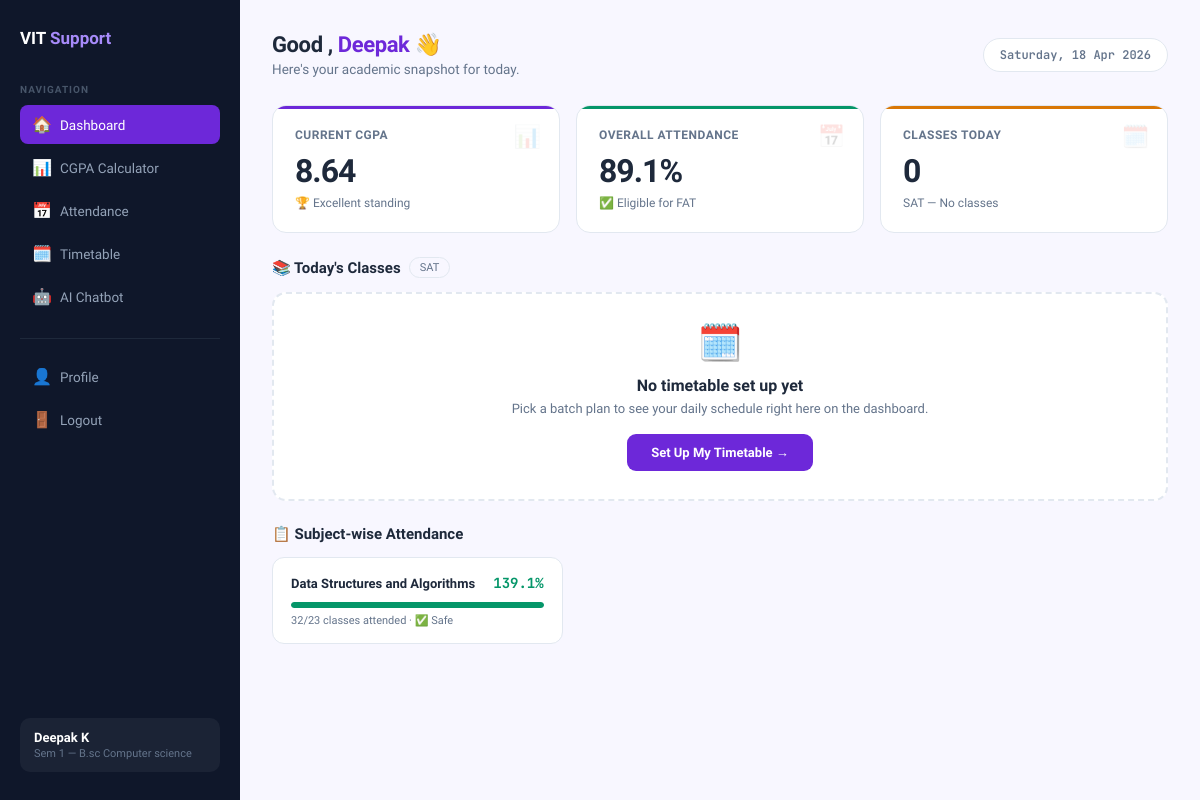
The app's page /dashboard (signed in) with its own data.
### tables this page shows
CREATE TABLE users (
            id          INTEGER PRIMARY KEY AUTOINCREMENT,
            username    TEXT NOT NULL,
            email       TEXT UNIQUE NOT NULL,
            password    TEXT NOT NULL,
            cgpa        REAL DEFAULT NULL,
            attendance  REAL DEFAULT NULL,
            semester    TEXT DEFAULT '1',
            branch      TEXT DEFAULT '',
            reg_number  TEXT DEFAULT '',
            timetable_plan TEXT DEFAULT ''
        );

CREATE TABLE subject_attendance (
            id            INTEGER PRIMARY KEY AUTOINCREMENT,
            user_id       INTEGER NOT NULL,
            subject_name  TEXT NOT NULL,
            total_classes INTEGER DEFAULT 0,
            attended      INTEGER DEFAULT 0,
            UNIQUE(user_id, subject_name)
        );

### app.py (the view, shortened to what this page needs)
@app.route("/dashboard")
def dashboard():
    if "user_id" not in session:
        return redirect(url_for("login"))
    conn = get_db_connection()
    init_profile_table(conn)
    user = conn.execute(
        "SELECT username, cgpa, attendance, semester, branch, reg_number, timetable_plan FROM users WHERE id=?",
        (session["user_id"],)
    ).fetchone()
    import datetime
    day_map = {0: "MON", 1: "TUE", 2: "WED", 3: "THU", 4: "FRI", 5: "SAT", 6: "SUN"}
    today = day_map.get(datetime.datetime.now().weekday(), "MON")
    today_classes = []
    timetable_plan = user["timetable_plan"] if user["timetable_plan"] else None
    subj_attendance = conn.execute(
        "SELECT subject_name, total_classes, attended FROM subject_attendance WHERE user_id=? ORDER BY subject_name",
        (session["user_id"],)
    ).fetchall()
    conn.close()
    data = {
        "cgpa": user["cgpa"],
        "attendance": user["attendance"],
        "classes_today": len(today_classes),
        "today_classes": today_classes,
        "timetable_plan": timetable_plan,
        "today": today,
        "subj_attendance": [dict(s) for s in subj_attendance]
    }
    return render_template("dashboard.html", user=user, data=data)

### app.py (called while the page is built)
def get_db_connection():
    conn = sqlite3.connect(DB_PATH)
    conn.row_factory = sqlite3.Row
    return conn

def init_profile_table(conn):
    existing = [row[1] for row in conn.execute("PRAGMA table_info(users)").fetchall()]
    if "semester" not in existing:
        conn.execute("ALTER TABLE users ADD COLUMN semester TEXT DEFAULT '1'")
    if "branch" not in existing:
        conn.execute("ALTER TABLE users ADD COLUMN branch TEXT DEFAULT ''")
    if "reg_number" not in existing:
        conn.execute("ALTER TABLE users ADD COLUMN reg_number TEXT DEFAULT ''")
    if "timetable_plan" not in existing:
        conn.execute("ALTER TABLE users ADD COLUMN timetable_plan TEXT DEFAULT ''")
    conn.commit()

### templates/dashboard.html (shortened to what this page needs)
<!DOCTYPE html>
<html lang="en">
<head>
</head>
<body>
<div class="sidebar">
  <div class="logo">VIT <span>Support</span></div>
  <div class="sec-label">Navigation</div>
  <a href="/dashboard" class="nav-link active"><span class="nav-icon">🏠</span> Dashboard</a>
  <a href="/cgpa" class="nav-link"><span class="nav-icon">📊</span> CGPA Calculator</a>
  <a href="/update-attendance" class="nav-link"><span class="nav-icon">📅</span> Attendance</a>
  <a href="/timetable" class="nav-link"><span class="nav-icon">🗓️</span> Timetable</a>
  <a href="/chatbot" class="nav-link"><span class="nav-icon">🤖</span> AI Chatbot</a>
  <hr class="sidebar-divider"/>
  <a href="/profile" class="nav-link"><span class="nav-icon">👤</span> Profile</a>
  <a href="/logout" class="nav-link"><span class="nav-icon">🚪</span> Logout</a>
  <div class="sidebar-user">
    <div class="name">{{ user['username'] }}</div>
    <div class="role">Sem {{ user['semester'] or '1' }} — {{ user['branch'] or 'VIT Student' }}</div>
  </div>
</div>
<div class="main">
  <div class="topbar">
    <div class="topbar-left">
      <h1>Good {{ greeting }}, <span>{{ user['username'].split()[0] }}</span> 👋</h1>
      <p>Here's your academic snapshot for today.</p>
    </div>
    <div class="date-badge" id="dateBadge"></div>
  </div>
  <div class="stats-grid">
    <div class="stat-card" style="--accent:#6d28d9;">
      <div class="stat-icon">📊</div>
      <div class="stat-label">Current CGPA</div>
      <div class="stat-value">{{ data.cgpa if data.cgpa else '—' }}</div>
      <div class="stat-sub">
        {% if data.cgpa %}
          {% if data.cgpa >= 8.5 %}🏆 Excellent standing{% elif data.cgpa >= 7.0 %}✅ Good standing{% elif data.cgpa >= 6.0 %}⚠️ Meets placement cutoff{% else %}❌ Below placement cutoff{% endif %}
        {% else %}Not calculated yet{% endif %}
      </div>
    </div>
    <div class="stat-card" style="--accent:#059669;">
      <div class="stat-icon">📅</div>
      <div class="stat-label">Overall Attendance</div>
      <div class="stat-value">{{ data.attendance|round(1) if data.attendance else '—' }}{% if data.attendance %}%{% endif %}</div>
      <div class="stat-sub">
        {% if data.attendance %}
          {% if data.attendance >= 75 %}✅ Eligible for FAT{% elif data.attendance >= 65 %}⚠️ Condonation needed{% else %}❌ Detained risk{% endif %}
        {% else %}Not calculated yet{% endif %}
      </div>
    </div>
    <div class="stat-card" style="--accent:#d97706;">
      <div class="stat-icon">🗓️</div>
      <div class="stat-label">Classes Today</div>
      <div class="stat-value">{{ data.classes_today }}</div>
      <div class="stat-sub">{{ data.today }} — {{ 'No classes' if data.classes_today == 0 else (data.classes_today|string + ' scheduled') }}</div>
    </div>
  </div>
  <div class="section-title">📚 Today's Classes <span style="font-size:11px;font-weight:500;color:var(--muted);background:var(--bg);padding:3px 10px;border-radius:20px;border:1px solid var(--border);">{{ data.today }}</span></div>
  {% if data.timetable_plan and data.today_classes %}
    <div class="today-grid">
      {% for cls in data.today_classes %}
      <div class="class-card">
        <div class="class-dot {{ 'lab' if cls.type == 'Lab' else 'theory' }}">{{ '🔬' if cls.type == 'Lab' else '📖' }}</div>
        <div class="class-info">
          <div class="subj">{{ cls.subject }}</div>
          <div class="meta">{{ cls.slot }} · {{ cls.time }}</div>
        </div>
        <span class="class-badge {{ 'badge-lab' if cls.type == 'Lab' else 'badge-theory' }}">{{ cls.type }}</span>
      </div>
      {% endfor %}
    </div>
  {% elif data.timetable_plan and not data.today_classes %}
    <div class="empty-state">🎉 No classes today — enjoy your day!</div>
  {% else %}
    <div class="setup-prompt">
      <div class="icon">🗓️</div>
      <h3>No timetable set up yet</h3>
      <p>Pick a batch plan to see your daily schedule right here on the dashboard.</p>
      <a href="/timetable" class="btn-setup">Set Up My Timetable →</a>
    </div>
  {% endif %}
  <div class="section-title" style="margin-top:8px;">📋 Subject-wise Attendance</div>
  {% if data.subj_attendance %}
    <div class="subj-att-grid">
      {% for s in data.subj_attendance %}
      {% set pct = ((s.attended / s.total_classes) * 100)|round(1) if s.total_classes > 0 else 0 %}
      {% set cls = 'safe' if pct >= 75 else ('warn' if pct >= 65 else 'danger') %}
      <div class="subj-att-card">
        <div class="subj-att-top">
          <span class="subj-name">{{ s.subject_name }}</span>
          <span class="subj-pct pct-{{ cls }}">{{ pct }}%</span>
        </div>
        <div class="att-bar"><div class="att-fill fill-{{ cls }}" style="width:{{ [pct,100]|min }}%"></div></div>
        <div class="subj-meta">{{ s.attended }}/{{ s.total_classes }} classes attended · {% if pct >= 75 %}✅ Safe{% elif pct >= 65 %}⚠️ Apply condonation{% else %}❌ Detained risk{% endif %}</div>
      </div>
      {% endfor %}
    </div>
  {% else %}
    <div class="empty-state">No subject attendance tracked yet. <a href="/update-attendance" style="color:var(--purple);font-weight:600;">Add subjects →</a></div>
  {% endif %}
</div>
</body>
</html>

### templates/dashboard.html (style rules this page uses)
:root { --bg: #f8f7ff; --sidebar: #0f172a; --card: #ffffff; --purple: #6d28d9; --purple-light: #ede9fe; --purple-mid: #7c3aed; --green: #059669; --green-light: #d1fae5; --orange: #d97706; --orange-light: #fef3c7; --red: #dc2626; --red-light: #fee2e2; --text: #1e293b; --muted: #64748b; --border: #e2e8f0; --font: 'Sora', sans-serif; --mono: 'JetBrains Mono', monospace; }
* { margin:0; padding:0; box-sizing:border-box; }
body { font-family:var(--font); background:var(--bg); color:var(--text); display:flex; height:100vh; overflow:hidden; }
.sidebar { width:240px; background:var(--sidebar); color:white; display:flex; flex-direction:column; padding:28px 20px; flex-shrink:0; height:100vh; overflow-y:auto; }
.logo { font-size:17px; font-weight:700; color:white; margin-bottom:36px; }
.logo span { color:#a78bfa; }
.sec-label { font-size:10px; font-weight:600; color:#475569; text-transform:uppercase; letter-spacing:1px; margin-bottom:10px; }
.nav-link { display:flex; align-items:center; gap:10px; padding:10px 12px; border-radius:8px; color:#94a3b8; font-size:13.5px; font-weight:500; text-decoration:none; margin-bottom:4px; transition:all 0.15s; }
.nav-link.active { background:var(--purple); color:white; }
.nav-icon { font-size:16px; width:18px; text-align:center; }
.sidebar-divider { border:none; border-top:1px solid #1e293b; margin:18px 0; }
.sidebar-user { margin-top:auto; padding:12px 14px; background:rgba(255,255,255,0.05); border-radius:10px; }
.sidebar-user .name { font-weight:600; color:white; font-size:13px; }
.sidebar-user .role { color:#64748b; font-size:11px; margin-top:2px; }
.main { flex:1; overflow-y:auto; padding:32px; }
.topbar { display:flex; align-items:center; justify-content:space-between; margin-bottom:28px; }
.topbar-left h1 { font-size:22px; font-weight:700; letter-spacing:-0.4px; }
.topbar-left h1 span { color:var(--purple); }
.topbar-left p { color:var(--muted); font-size:13.5px; margin-top:4px; }
.date-badge { background:white; border:1px solid var(--border); padding:8px 16px; border-radius:20px; font-size:12px; font-weight:600; color:var(--muted); font-family:var(--mono); }
.stats-grid { display:grid; grid-template-columns:repeat(3,1fr); gap:16px; margin-bottom:24px; }
.stat-card { background:white; border-radius:14px; padding:22px; border:1px solid var(--border); position:relative; overflow:hidden; transition:transform 0.15s; }
.stat-card::before { content:''; position:absolute; top:0; left:0; right:0; height:3px; background:var(--accent,var(--purple)); }
.stat-label { font-size:12px; font-weight:600; color:var(--muted); text-transform:uppercase; letter-spacing:0.5px; margin-bottom:10px; }
.stat-value { font-size:32px; font-weight:700; letter-spacing:-1px; color:var(--text); }
.stat-sub { font-size:12px; color:var(--muted); margin-top:6px; }
.stat-icon { position:absolute; top:18px; right:18px; font-size:22px; opacity:0.15; }
.section-title { font-size:15px; font-weight:700; margin-bottom:14px; display:flex; align-items:center; gap:8px; }
.setup-prompt { background:white; border-radius:14px; padding:28px; border:2px dashed var(--border); text-align:center; margin-bottom:24px; }
.setup-prompt .icon { font-size:36px; margin-bottom:12px; }
.setup-prompt h3 { font-size:16px; font-weight:700; margin-bottom:6px; }
.setup-prompt p { color:var(--muted); font-size:13px; margin-bottom:18px; }
.btn-setup { background:var(--purple); color:white; padding:11px 24px; border-radius:9px; border:none; font-family:var(--font); font-size:13px; font-weight:600; cursor:pointer; text-decoration:none; display:inline-block; transition:all 0.15s; }
.subj-att-grid { display:grid; grid-template-columns:repeat(auto-fill,minmax(280px,1fr)); gap:12px; }
.subj-att-card { background:white; border-radius:12px; padding:16px 18px; border:1px solid var(--border); }
.subj-att-top { display:flex; justify-content:space-between; align-items:center; margin-bottom:10px; }
.subj-name { font-size:13px; font-weight:600; }
.subj-pct { font-family:var(--mono); font-size:14px; font-weight:700; }
.pct-safe { color:var(--green); }
.att-bar { height:6px; background:var(--border); border-radius:4px; overflow:hidden; }
.att-fill { height:100%; border-radius:4px; }
.fill-safe { background:var(--green); }
.subj-meta { font-size:11px; color:var(--muted); margin-top:6px; }

### records on screen
users: username "Deepak K", semester "1", branch "B.sc Computer science", username "Deepak", cgpa "8.64", attendance "89.1"
subject_attendance: subject_name "Data Structures and Algorithms", pct "139.1", {{ [pct,100]|min }} 100 (drawn), attended "32", total_classes "23"

### other values on screen
{{ data.classes_today }} "0"
{{ data.today }} "SAT"
